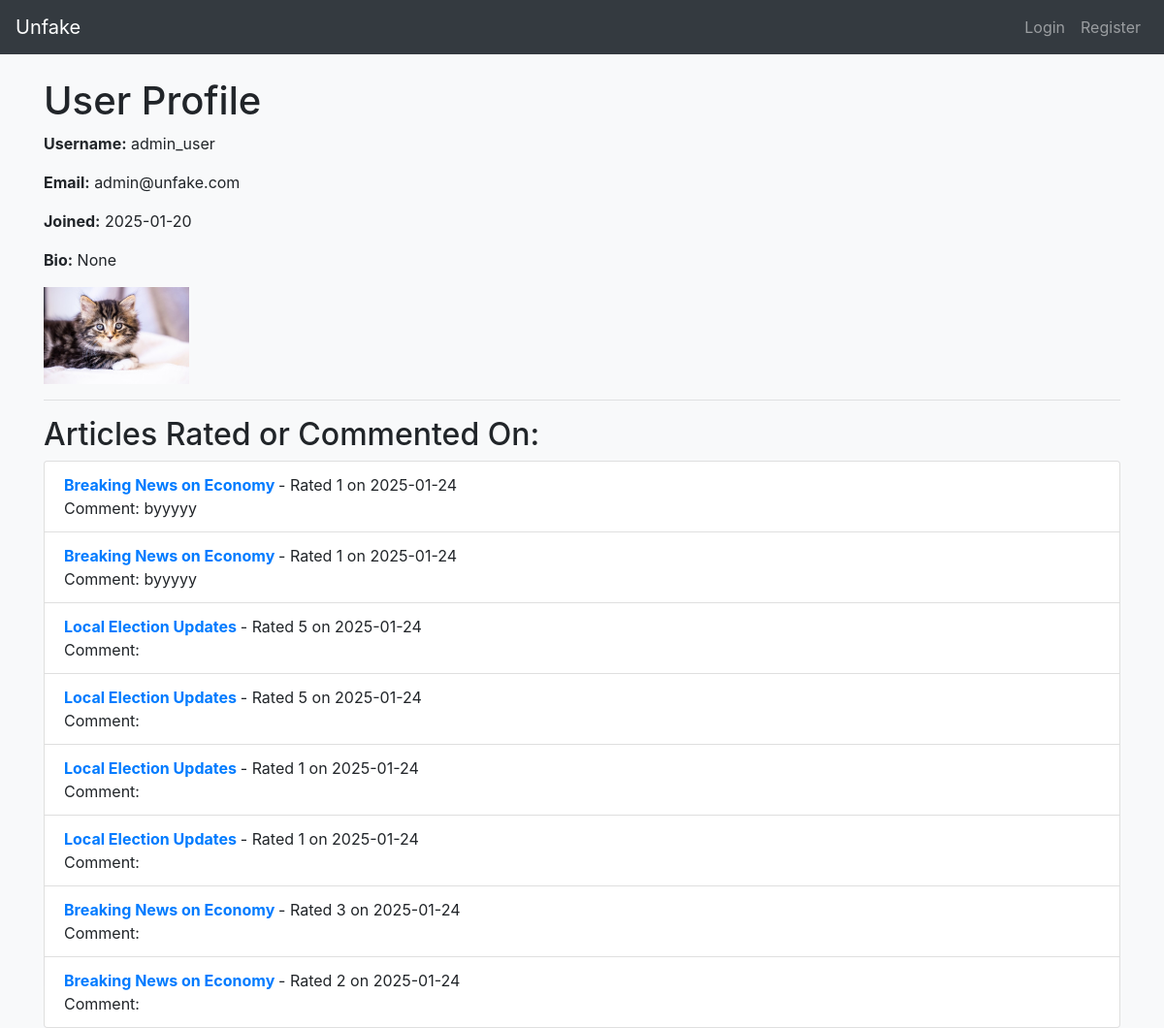
The page /user/3 on the database its author committed.
### tables this page shows
CREATE TABLE users (
    user_id INTEGER PRIMARY KEY AUTOINCREMENT,
    username TEXT NOT NULL UNIQUE,
    password TEXT NOT NULL,  -- or password_hash if you prefer
    email TEXT,
    join_date DATE DEFAULT CURRENT_DATE
, profile_picture TEXT, bio TEXT);

CREATE TABLE ratings (
    rating_id INTEGER PRIMARY KEY AUTOINCREMENT,
    user_id INTEGER NOT NULL,
    article_id INTEGER NOT NULL,
    rating_value INTEGER NOT NULL,
    comment TEXT,
    rating_date DATE DEFAULT CURRENT_DATE,
    FOREIGN KEY(user_id) REFERENCES users(user_id),
    FOREIGN KEY(article_id) REFERENCES articles(article_id)
);

CREATE TABLE articles (
    article_id INTEGER PRIMARY KEY AUTOINCREMENT,
    title TEXT NOT NULL,
    contents TEXT,
    author_name TEXT,
    publication_date DATE,
    overall_rating REAL DEFAULT 0,
    is_fake BOOLEAN DEFAULT 0
, submitter_id INT, ml_score REAL DEFAULT 0, source_link TEXT);

### app.py (the view)
@app.route('/user/<int:user_id>')
def user_profile(user_id):
    conn = get_connection()
    cur = conn.cursor()
    cur.execute("""
        SELECT user_id, username, email, join_date, profile_picture, bio
        FROM users
        WHERE user_id=?
    """, (user_id,))
    user = cur.fetchone()
    cur.execute("""
        SELECT a.article_id, a.title, r.rating_value, r.comment, r.rating_date
        FROM ratings r
        JOIN articles a ON r.article_id = a.article_id
        WHERE r.user_id = ?
        ORDER BY r.rating_date DESC
    """, (user_id,))
    rated_articles = cur.fetchall()
    conn.close()
    return render_template('user_profile.html',
                           user=user,
                           rated_articles=rated_articles,
                           user_id=user_id)

### db.py (called while the page is built)
def get_connection():
    db_path = os.path.join(os.getcwd(), "unfake.db")  # Ensures DB is in the working directory
    conn = sqlite3.connect(db_path)
    conn.row_factory = sqlite3.Row
    return conn

### templates/user_profile.html (shortened to what this page needs)
{% extends "base.html" %}
{% block content %}
<h1>User Profile</h1>
{% if user %}
  <p><strong>Username:</strong> {{ user['username'] }}</p>
  <p><strong>Email:</strong> {{ user['email'] }}</p>
  <p><strong>Joined:</strong> {{ user['join_date'] }}</p>
  <p><strong>Bio:</strong> {{ user['bio'] }}</p>
  {% if user['profile_picture'] %}
    <img src="/{{ user['profile_picture'] }}" alt="Profile Picture" width="150">
  {% else %}
    <p>No profile picture.</p>
  {% endif %}
  <hr>
  <h2>Articles Rated or Commented On:</h2>
  <ul class="list-group">
    {% for art in rated_articles %}
    <li class="list-group-item">
      <strong>
        <a href="{{ url_for('article_detail', article_id=art['article_id']) }}">
          {{ art['title'] }}
        </a>
      </strong>
       - Rated {{ art['rating_value'] }} on {{ art['rating_date'] }}
      <br>
      Comment: {{ art['comment'] }}
    </li>
    {% endfor %}
  </ul>
{% else %}
  <p>User not found.</p>
{% endif %}
{% endblock %}

### templates/base.html (shortened to what this page needs)
<!DOCTYPE html>
<html lang="en">
<head>
  <link
    rel="stylesheet"
    href="https://cdn.jsdelivr.net/npm/bootstrap@4.6.2/dist/css/bootstrap.min.css"
  />
</head>
<body class="bg-light">
  <nav class="navbar navbar-expand-lg navbar-dark bg-dark">
    <a class="navbar-brand" href="{{ url_for('home') }}">Unfake</a>
    <div class="collapse navbar-collapse">
      <ul class="navbar-nav ml-auto">
        {% if session.username %}
          <li class="nav-item">
            <a class="nav-link" href="{{ url_for('dashboard') }}">Dashboard</a>
          </li>
          <li class="nav-item">
            <a class="nav-link" href="{{ url_for('search_articles') }}">Search</a>
          </li>
          <li class="nav-item">
            <a class="nav-link" href="{{ url_for('top_raters') }}">Top Raters</a>
          </li>
          <li class="nav-item">
            <a class="nav-link" href="{{ url_for('low_credibility') }}">Low Credibility</a>
          </li>
          <li class="nav-item">
            <a class="nav-link" href="{{ url_for('my_profile') }}">Profile</a>
          </li>
          {% if session.username == 'admin_user' %}
            <li class="nav-item">
              <a class="nav-link" href="{{ url_for('admin_panel') }}">Admin Panel</a>
            </li>
          {% endif %}
          <li class="nav-item">
            <a class="nav-link" href="{{ url_for('logout') }}">Logout</a>
          </li>
        {% else %}
          <li class="nav-item">
            <a class="nav-link" href="{{ url_for('login') }}">Login</a>
          </li>
          <li class="nav-item">
            <a class="nav-link" href="{{ url_for('register') }}">Register</a>
          </li>
        {% endif %}
      </ul>
    </div>
  </nav>
  <div class="container mt-4">
    {% block content %}{% endblock %}
  </div>
</body>
</html>

### rows shown on the page
users: username "admin_user", email "admin@unfake.com", join_date "2025-01-20", bio "None", profile_picture (picture)
ratings: title "Breaking News on Economy", rating_value "1", rating_date "2025-01-24", comment "byyyyy"
ratings: title "Breaking News on Economy", rating_value "1", rating_date "2025-01-24", comment "byyyyy"
ratings: title "Local Election Updates", rating_value "5", rating_date "2025-01-24"
ratings: title "Local Election Updates", rating_value "5", rating_date "2025-01-24"
ratings: title "Local Election Updates", rating_value "1", rating_date "2025-01-24"
ratings: title "Local Election Updates", rating_value "1", rating_date "2025-01-24"
ratings: title "Breaking News on Economy", rating_value "3", rating_date "2025-01-24"
ratings: title "Breaking News on Economy", rating_value "2", rating_date "2025-01-24"
